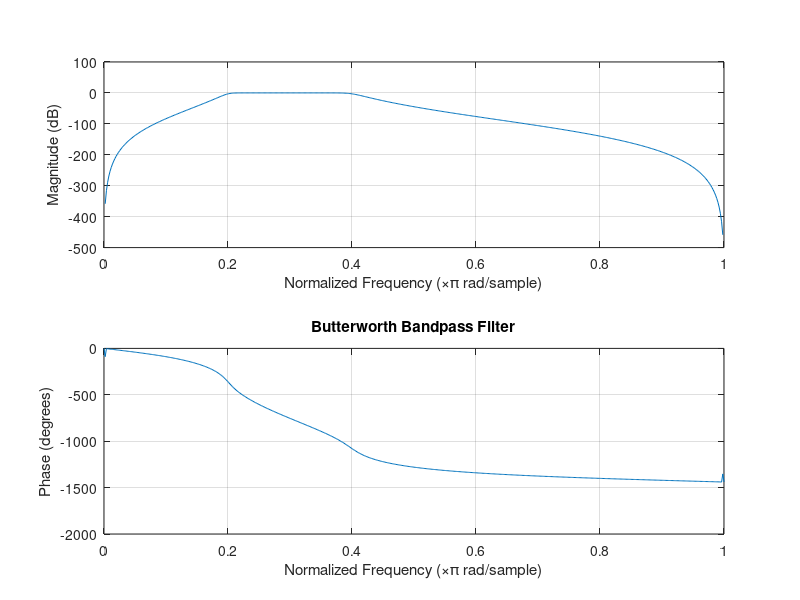

MATLAB code to generate this figure:
clc;
close all;
clear all;
fs1=50;
fp1=100;
fp2=200;
fs2=250;
fp=[fp1 fp2];
fs=[fs1 fs2];
fsamp=500;
ap=3;
as=40;
[N,w]=buttord(fp/fsamp,fs/fsamp,ap,as);
disp('order of filter ');
disp(N);
disp('cut-off frequency of filter ');
disp(w)
[b,a]=butter(N,w,'bandpass');
subplot(2,1,1);
freqz(b,a);
title('Butterworth Bandpass Filter');


